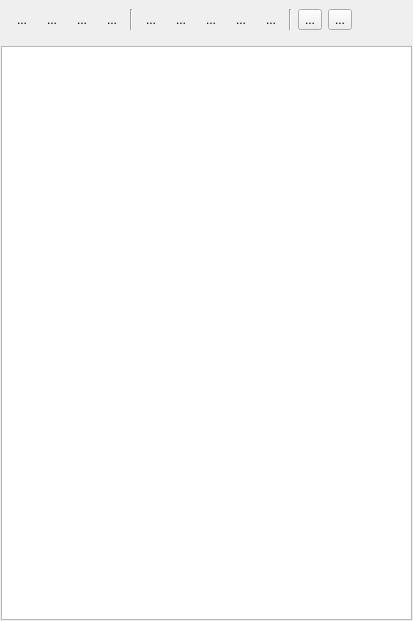
<?xml version="1.0" encoding="UTF-8"?>
<ui version="4.0">
 <class>offlineScopesExplorer</class>
 <widget class="QWidget" name="offlineScopesExplorer">
  <property name="geometry">
   <rect>
    <x>0</x>
    <y>0</y>
    <width>413</width>
    <height>621</height>
   </rect>
  </property>
  <property name="sizePolicy">
   <sizepolicy hsizetype="Expanding" vsizetype="Expanding">
    <horstretch>0</horstretch>
    <verstretch>0</verstretch>
   </sizepolicy>
  </property>
  <property name="windowTitle">
   <string>Form</string>
  </property>
  <widget class="QWidget" name="verticalLayoutWidget">
   <property name="geometry">
    <rect>
     <x>1</x>
     <y>0</y>
     <width>411</width>
     <height>620</height>
    </rect>
   </property>
   <layout class="QVBoxLayout" name="verticalLayout">
    <property name="spacing">
     <number>7</number>
    </property>
    <item alignment="Qt::AlignmentFlag::AlignLeft">
     <widget class="QWidget" name="widget" native="true">
      <property name="sizePolicy">
       <sizepolicy hsizetype="Preferred" vsizetype="Preferred">
        <horstretch>0</horstretch>
        <verstretch>0</verstretch>
       </sizepolicy>
      </property>
      <property name="minimumSize">
       <size>
        <width>0</width>
        <height>0</height>
       </size>
      </property>
      <layout class="QHBoxLayout" name="horizontalLayout">
       <item>
        <widget class="QToolButton" name="toolCollapse">
         <property name="toolTip">
          <string>Connect to log collector</string>
         </property>
         <property name="statusTip">
          <string>Collapse or expand log scopes.</string>
         </property>
         <property name="text">
          <string>...</string>
         </property>
         <property name="icon">
          <iconset theme="list-remove"/>
         </property>
         <property name="checkable">
          <bool>true</bool>
         </property>
         <property name="checked">
          <bool>false</bool>
         </property>
         <property name="autoRaise">
          <bool>true</bool>
         </property>
        </widget>
       </item>
       <item>
        <widget class="QToolButton" name="toolDbOpen">
         <property name="toolTip">
          <string>Open log file</string>
         </property>
         <property name="statusTip">
          <string>Opens log file</string>
         </property>
         <property name="text">
          <string>...</string>
         </property>
         <property name="icon">
          <iconset theme="document-open"/>
         </property>
         <property name="checkable">
          <bool>true</bool>
         </property>
         <property name="checked">
          <bool>false</bool>
         </property>
         <property name="autoRaise">
          <bool>true</bool>
         </property>
        </widget>
       </item>
       <item>
        <widget class="QToolButton" name="toolDbClose">
         <property name="toolTip">
          <string>Close log file</string>
         </property>
         <property name="statusTip">
          <string>Close log file</string>
         </property>
         <property name="text">
          <string>...</string>
         </property>
         <property name="icon">
          <iconset theme="system-log-out"/>
         </property>
         <property name="autoRaise">
          <bool>true</bool>
         </property>
        </widget>
       </item>
       <item>
        <widget class="QToolButton" name="toolFind">
         <property name="toolTip">
          <string>Refresh file system view</string>
         </property>
         <property name="statusTip">
          <string>Find log message</string>
         </property>
         <property name="text">
          <string>...</string>
         </property>
         <property name="icon">
          <iconset theme="edit-find"/>
         </property>
         <property name="checkable">
          <bool>false</bool>
         </property>
         <property name="autoRaise">
          <bool>true</bool>
         </property>
        </widget>
       </item>
       <item>
        <widget class="Line" name="line_2">
         <property name="orientation">
          <enum>Qt::Orientation::Vertical</enum>
         </property>
        </widget>
       </item>
       <item>
        <widget class="QToolButton" name="toolError">
         <property name="toolTip">
          <string>Show or hide log error priority</string>
         </property>
         <property name="text">
          <string>...</string>
         </property>
         <property name="icon">
          <iconset theme="dialog-error"/>
         </property>
         <property name="checkable">
          <bool>true</bool>
         </property>
         <property name="autoRaise">
          <bool>true</bool>
         </property>
        </widget>
       </item>
       <item>
        <widget class="QToolButton" name="toolWarning">
         <property name="toolTip">
          <string>Show or hide log warning priority</string>
         </property>
         <property name="statusTip">
          <string>Show or hide log warning priority</string>
         </property>
         <property name="text">
          <string>...</string>
         </property>
         <property name="icon">
          <iconset theme="dialog-warning"/>
         </property>
         <property name="checkable">
          <bool>true</bool>
         </property>
         <property name="autoRaise">
          <bool>true</bool>
         </property>
        </widget>
       </item>
       <item>
        <widget class="QToolButton" name="toolInformation">
         <property name="toolTip">
          <string>Show or hide log information priority</string>
         </property>
         <property name="statusTip">
          <string>Show or hide log information priority</string>
         </property>
         <property name="text">
          <string>...</string>
         </property>
         <property name="icon">
          <iconset theme="dialog-information"/>
         </property>
         <property name="checkable">
          <bool>true</bool>
         </property>
         <property name="autoRaise">
          <bool>true</bool>
         </property>
        </widget>
       </item>
       <item>
        <widget class="QToolButton" name="toolDebug">
         <property name="toolTip">
          <string>Delete selected file / folder</string>
         </property>
         <property name="statusTip">
          <string>Show or hide log debug priority</string>
         </property>
         <property name="text">
          <string>...</string>
         </property>
         <property name="icon">
          <iconset theme="format-justify-left"/>
         </property>
         <property name="checkable">
          <bool>true</bool>
         </property>
         <property name="autoRaise">
          <bool>true</bool>
         </property>
        </widget>
       </item>
       <item>
        <widget class="QToolButton" name="toolScopes">
         <property name="toolTip">
          <string>Refresh file system view</string>
         </property>
         <property name="statusTip">
          <string>Show or hide log scopes</string>
         </property>
         <property name="text">
          <string>...</string>
         </property>
         <property name="icon">
          <iconset theme="media-playlist-shuffle"/>
         </property>
         <property name="checkable">
          <bool>true</bool>
         </property>
         <property name="autoRaise">
          <bool>true</bool>
         </property>
        </widget>
       </item>
       <item>
        <widget class="Line" name="line">
         <property name="orientation">
          <enum>Qt::Orientation::Vertical</enum>
         </property>
        </widget>
       </item>
       <item>
        <widget class="QToolButton" name="toolMoveBottom">
         <property name="toolTip">
          <string>Move at bottom of logs</string>
         </property>
         <property name="whatsThis">
          <string>Click to move to bottom of the logs</string>
         </property>
         <property name="text">
          <string>...</string>
         </property>
         <property name="icon">
          <iconset theme="go-down"/>
         </property>
        </widget>
       </item>
       <item>
        <widget class="QToolButton" name="toolMoveTop">
         <property name="toolTip">
          <string>Move at top of logs</string>
         </property>
         <property name="whatsThis">
          <string>Click to move to top of the logs</string>
         </property>
         <property name="text">
          <string>...</string>
         </property>
         <property name="icon">
          <iconset theme="go-up"/>
         </property>
        </widget>
       </item>
      </layout>
     </widget>
    </item>
    <item>
     <widget class="QTreeView" name="treeView">
      <property name="autoFillBackground">
       <bool>true</bool>
      </property>
      <property name="editTriggers">
       <set>QAbstractItemView::EditTrigger::EditKeyPressed</set>
      </property>
      <property name="showDropIndicator" stdset="0">
       <bool>false</bool>
      </property>
      <property name="alternatingRowColors">
       <bool>false</bool>
      </property>
      <property name="iconSize">
       <size>
        <width>10</width>
        <height>10</height>
       </size>
      </property>
      <property name="rootIsDecorated">
       <bool>false</bool>
      </property>
      <attribute name="headerVisible">
       <bool>false</bool>
      </attribute>
     </widget>
    </item>
   </layout>
  </widget>
 </widget>
 <resources/>
 <connections/>
</ui>
